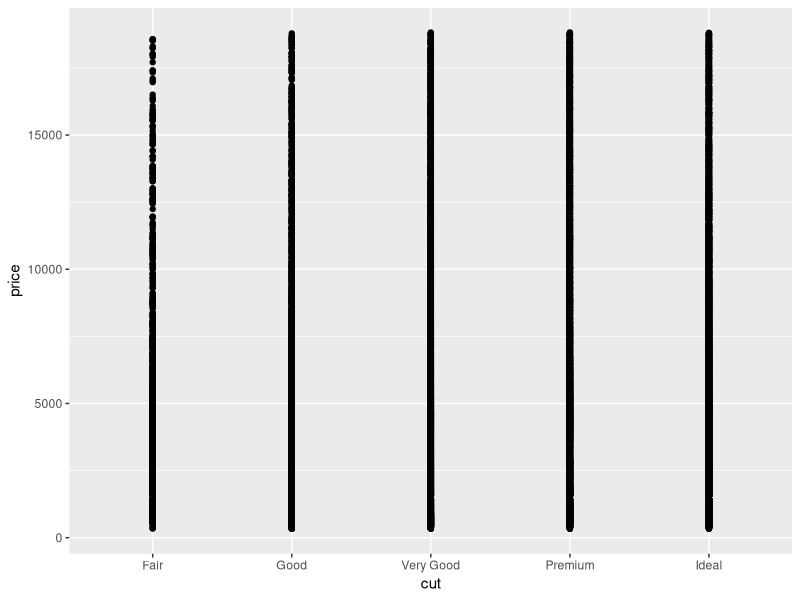
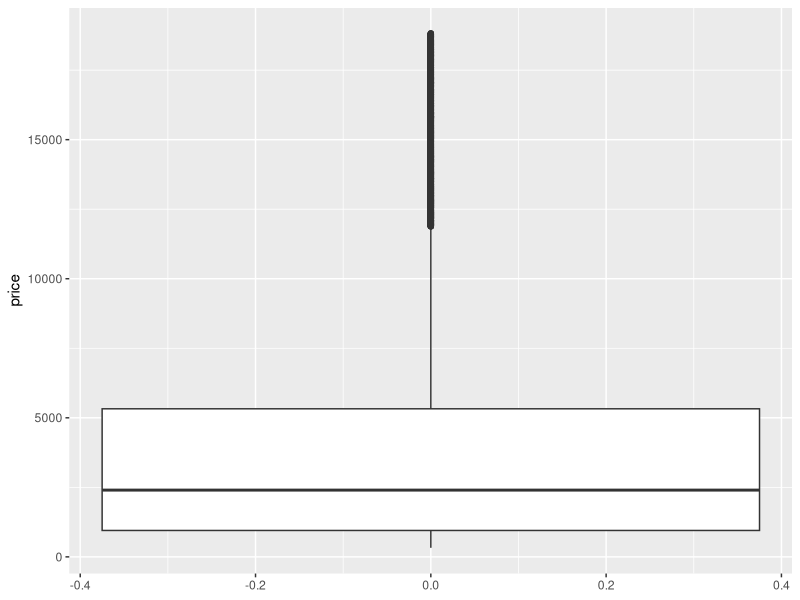
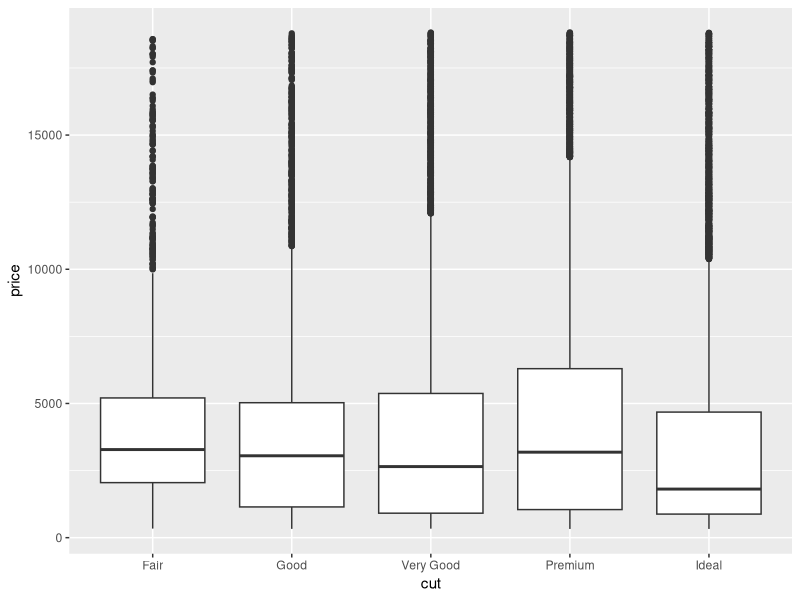
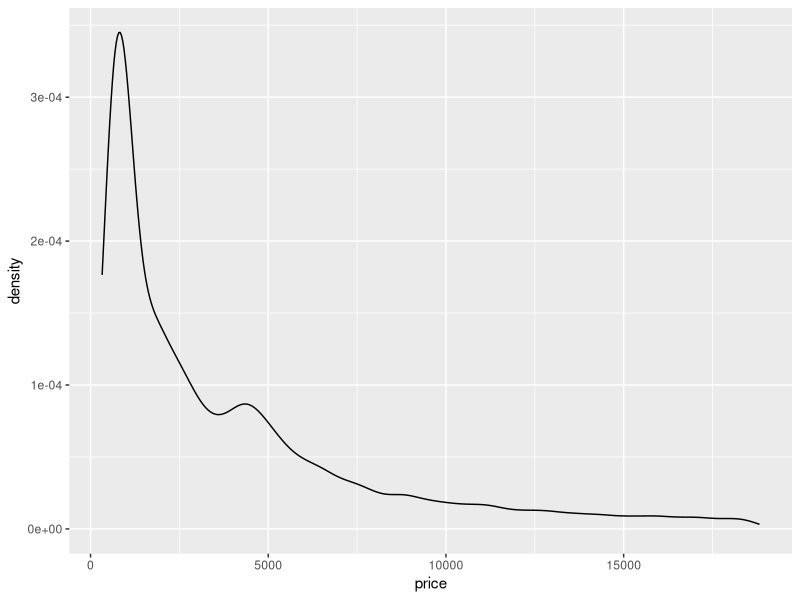
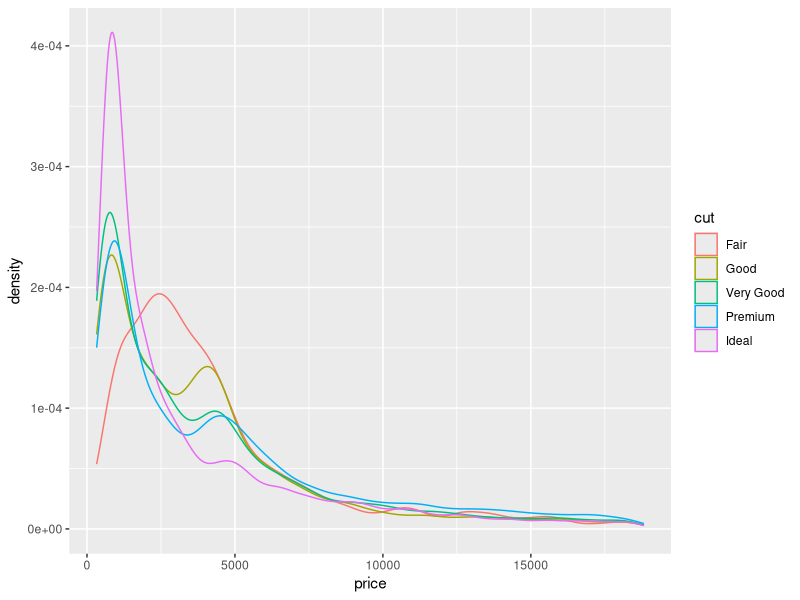
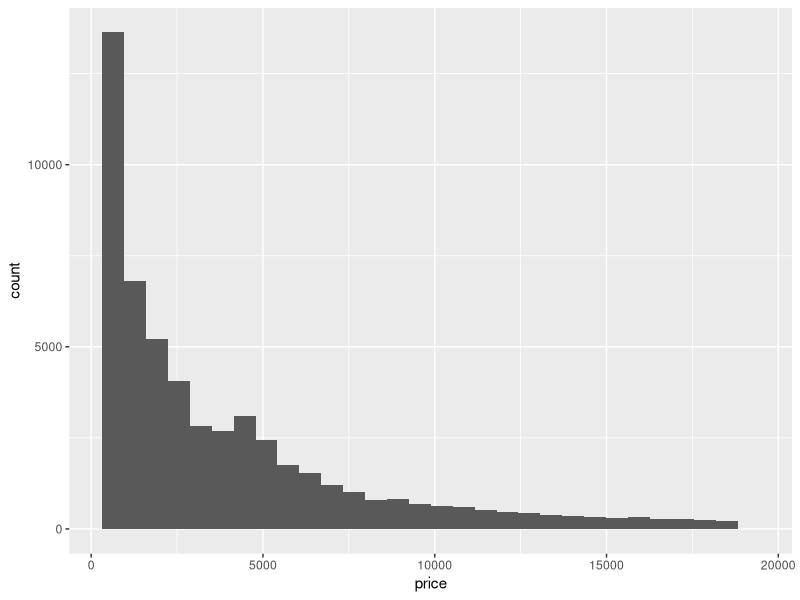
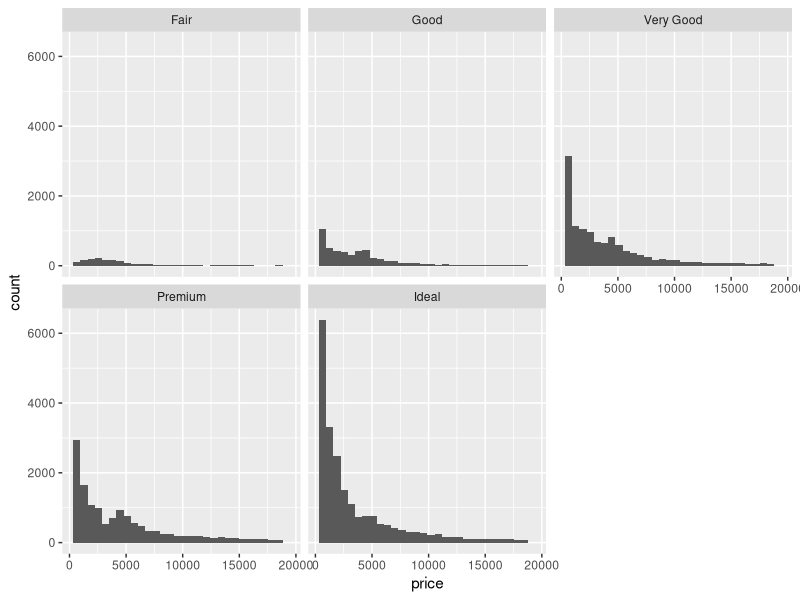
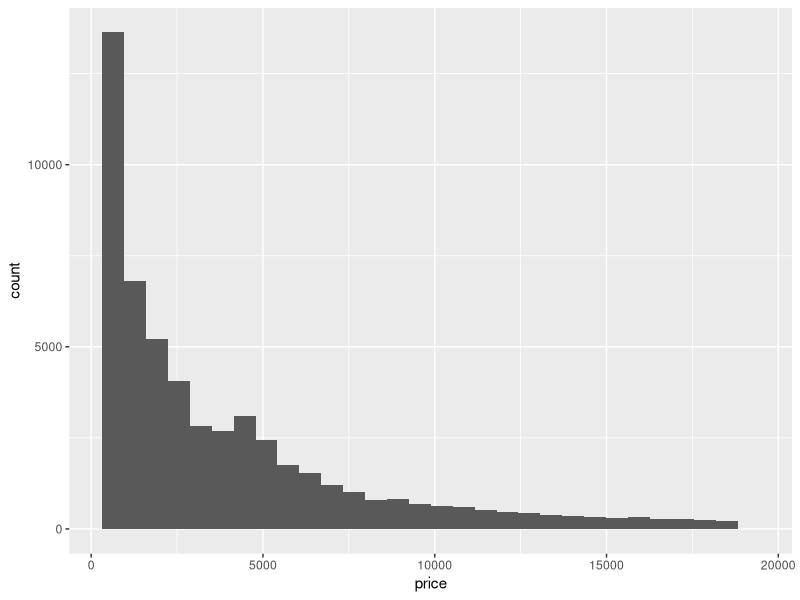

R code for these plots, in order:
## ---- chunk 1
#| include: false
knitr::opts_chunk$set(
  collapse = TRUE, 
  warning = FALSE,
  message = FALSE,
  error = TRUE,
  fig.height = 2.75, 
  fig.width = 4.25,
  fig.env = 'figure',
  fig.pos = 'h',
  fig.align = 'center')
## ---- chunk 2
# Load packages and import data
library(tidyverse)
data(diamonds)

# A little bit of data wrangling code - let's not focus on this for now
diamonds <- diamonds %>% 
    mutate(
        cut = factor(cut, ordered = FALSE),
        color = factor(color, ordered = FALSE),
        clarity = factor(clarity, ordered = FALSE)
    )
## ---- chunk 3
# Try a scatterplot
ggplot(diamonds, aes(y = price, x = cut)) + 
    geom_point()
## ---- chunk 4
# Univariate boxplot
ggplot(diamonds, aes(y = price)) + 
    geom_boxplot()
## ---- chunk 5
# ???
ggplot(diamonds, aes(y = price, x = cut)) + 
    geom_boxplot()
## ---- chunk 6
# Univariate density plot
ggplot(diamonds, aes(x = price)) + 
    geom_density()
## ---- chunk 7
# Comparisons in density plot
ggplot(diamonds, aes(x = price, color = cut)) + 
    geom_density()
## ---- chunk 8
# Univariate histogram
ggplot(diamonds, aes(x = price)) + 
    geom_histogram()
## ---- chunk 9
# ???
ggplot(diamonds, aes(x = price)) + 
    geom_histogram() + 
    facet_wrap(~ cut)
## ---- chunk 10
diamonds %>% 
     summarize(mean(price))
## ---- chunk 11
# Calculate mean price by cut
diamonds %>% 
    group_by(cut) %>% 
    summarize(mean(price))
## ---- chunk 12
# In the first blank, put what value cutFair should have if the condition is "met", or TRUE
# In the second blank, put what value cutFair should have if the condition is "not met", or FALSE
diamonds <- diamonds %>%
  mutate(cutFair=ifelse(cut == "Fair", 1, 0))
## ---- chunk 13
diamonds %>% 
    group_by(cutFair) %>% 
    summarize(mean(price))
## ---- chunk 14
# Construct the model
diamond_mod0 <- lm(price ~ cutFair, data = diamonds)

# Summarize the model
coef(summary(diamond_mod0))
## ---- chunk 15
# Construct the model
diamond_mod <- lm(price ~ cut, data = diamonds)

# Summarize the model
coef(summary(diamond_mod))
## ---- chunk 16
dim(diamonds)

head(diamonds)

# Visualize price (outcome variable)
ggplot(diamonds, aes(x = price)) +
    geom_histogram()
ggplot(diamonds, aes(y = price)) +
    geom_boxplot()
diamonds %>%
    summarize(mean(price), median(price), sd(price))

# Visualize cut (predictor variable)
ggplot(diamonds, aes(x = cut)) +
    geom_bar()
diamonds %>% 
    count(cut)
## ---- chunk 17
# Try a scatterplot
ggplot(diamonds, aes(y = price, x = cut)) + 
    geom_point()
## ---- chunk 18
# Univariate boxplot
ggplot(diamonds, aes(y = price)) + 
    geom_boxplot()
## ---- chunk 19
# Separate boxes by category
ggplot(diamonds, aes(y = price, x = cut)) + 
    geom_boxplot()
## ---- chunk 20
# Univariate density plot
ggplot(diamonds, aes(x = price)) + 
    geom_density()
## ---- chunk 21
# Separate density plots by category
ggplot(diamonds, aes(x = price, color = cut)) + 
    geom_density()
## ---- chunk 22
# Univariate histogram
ggplot(diamonds, aes(x = price)) + 
    geom_histogram()
## ---- chunk 23
# Separate histograms by category
ggplot(diamonds, aes(x = price)) + 
    geom_histogram() + 
    facet_wrap(~ cut)
## ---- chunk 24
diamonds %>% 
    summarize(mean(price))
## ---- chunk 25
diamonds %>% 
    group_by(cut) %>% 
    summarize(mean(price))
## ---- chunk 26
diamonds <- diamonds %>%
  mutate(cutFair=ifelse(cut == "Fair", 1, 0))
## ---- chunk 27
diamonds %>% 
    group_by(cutFair) %>% 
    summarize(mean(price))
## ---- chunk 28
# Construct the model
diamond_mod0 <- lm(price ~ cutFair, data = diamonds)

# Summarize the model
coef(summary(diamond_mod0))
## ---- chunk 29
# Construct the model
diamond_mod <- lm(price ~ cut, data = diamonds)

# Summarize the model
coef(summary(diamond_mod))
## ---- chunk 30
predict(diamond_mod, newdata = data.frame(cut = "Good"))
## ---- chunk 31
predict(diamond_mod, newdata = data.frame(cut = "Fair"))
## ---- chunk 32
ggplot(diamonds, aes(x = color, y = price)) +
    geom_boxplot()

diamonds %>% 
    group_by(color) %>% 
    summarize(mean(price))
## ---- chunk 33
diamond_mod2 <- lm(price ~ color, data = diamonds)

coef(summary(diamond_mod2))
## ---- chunk 34
ggplot(diamonds, aes(x = clarity, y = price)) +
    geom_boxplot()

diamonds %>% 
    group_by(clarity) %>% 
    summarize(mean(price))

diamond_mod3 <- lm(price ~ clarity, data = diamonds)

coef(summary(diamond_mod3))
